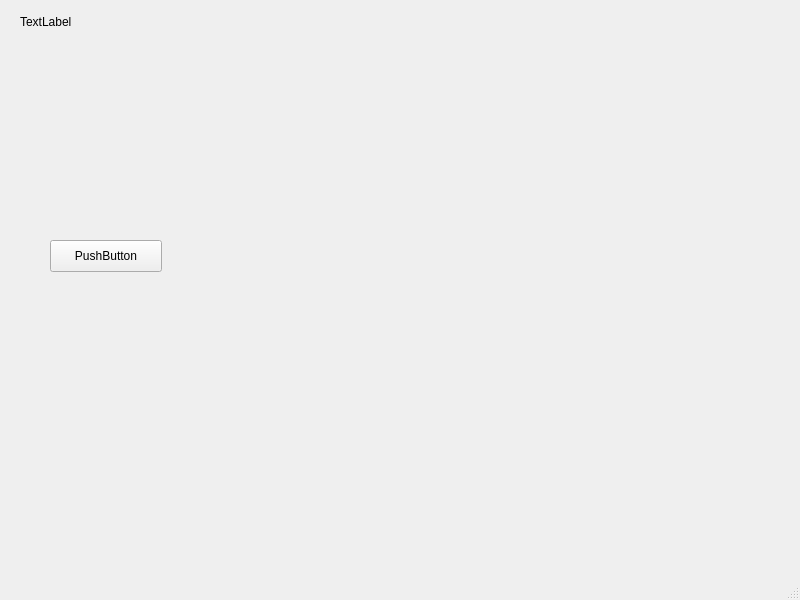
<?xml version="1.0" encoding="UTF-8"?>
<ui version="4.0">
 <class>MainWindow</class>
 <widget class="QMainWindow" name="MainWindow">
  <property name="geometry">
   <rect>
    <x>0</x>
    <y>0</y>
    <width>800</width>
    <height>600</height>
   </rect>
  </property>
  <property name="windowTitle">
   <string>MainWindow</string>
  </property>
  <widget class="QWidget" name="centralwidget">
   <widget class="QLabel" name="label">
    <property name="geometry">
     <rect>
      <x>20</x>
      <y>10</y>
      <width>86</width>
      <height>24</height>
     </rect>
    </property>
    <property name="text">
     <string>TextLabel</string>
    </property>
   </widget>
   <widget class="QPushButton" name="rightButton">
    <property name="geometry">
     <rect>
      <x>50</x>
      <y>240</y>
      <width>112</width>
      <height>32</height>
     </rect>
    </property>
    <property name="text">
     <string>PushButton</string>
    </property>
   </widget>
  </widget>
  <widget class="QMenuBar" name="menubar">
   <property name="geometry">
    <rect>
     <x>0</x>
     <y>0</y>
     <width>800</width>
     <height>29</height>
    </rect>
   </property>
  </widget>
  <widget class="QStatusBar" name="statusbar"/>
 </widget>
 <resources/>
 <connections/>
</ui>
